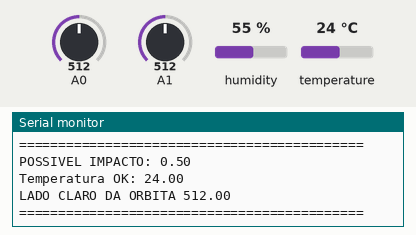
Bench run of a sketch on a simulated Arduino Uno, built with avr-gcc and run on an emulated ATmega328P. Shown: the last lines printed to the serial monitor. Inputs (shaded band) come from the test bench; at power-on: temperature 24 °C, A1 = 512, A0 = 512, humidity 55 %.

Above: at 2.8 s.
2.9 s: temperature set to 28 °C
At 5.4 s:
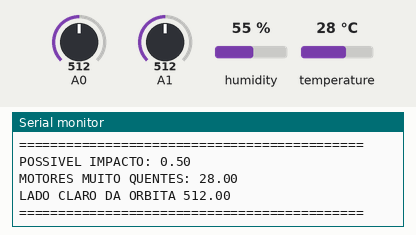
7.8 s: A1 set to 716
11.9 s: A0 set to 190
At 13.8 s:
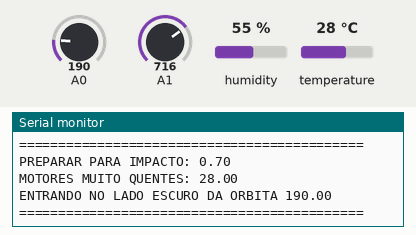
14.7 s: A0 set to 30
At 15.3 s:
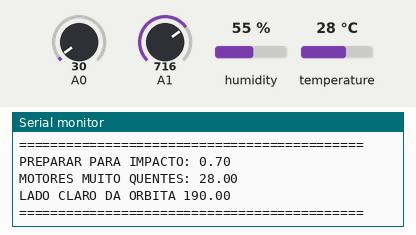
20.4 s: A1 set to 306
At 21.6 s:
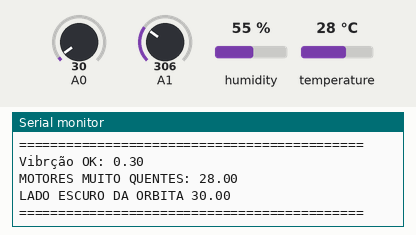
24.5 s: A0 set to 110
At 26.7 s:
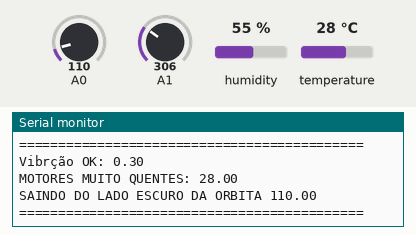
Timing chart, 0 to 28.2 s (numbered marks = the images above; inputs shaded):
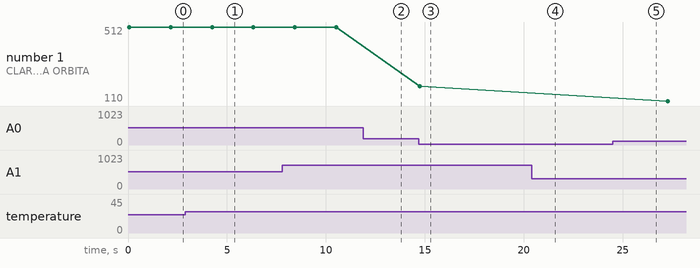

Measured:
- after the input at 2.9 s, the serial monitor: prints a new line after 1.3 s (image 1)
- after the input at 11.9 s, the serial monitor: prints a new line after 0.72 s (image 2)
- after the input at 20.4 s, the serial monitor: prints a new line after 0.56 s (image 4)
- after the input at 24.5 s, the serial monitor: prints a new line after 0.68 s (image 5)
- plotted number 1: 190 → 110 after the input at 24.5 s

The sketch:

nave_espacial_monitor.ino
```cpp
// C++ code
#include <DHT.h>
DHT dht(2, DHT11);
float luz_ant = 9999.00;
void setup()
{
   Serial.begin(9600);
   dht.begin();


}

void loop()
{
  float vibracao = analogRead(A1)/1023.00;

  float temperatura = dht.readTemperature();

  float luz = analogRead(A0);


  if (vibracao == 1.0) {
    Serial.println("IMPACTO DETETACTADO: " + String(vibracao));

  }else if (vibracao >= 0.6) {
    Serial.println("PREPARAR PARA IMPACTO: " + String(vibracao));
  }else if (vibracao >= 0.3) {
    Serial.println("POSSIVEL IMPACTO: " + String(vibracao));
  }else {
    Serial.println("Vibrção OK: " + String(vibracao));
  }


  if (temperatura >= 25) {
    Serial.println("MOTORES MUITO QUENTES: " + String(temperatura));
  }else if (temperatura >= 24.5) {
    Serial.println("MOTORES AQUECENDO: " + String(temperatura));

  }else{
    Serial.println("Temperatura OK: " + String(temperatura));

  }

  if (luz <= 100) {
      Serial.println("LADO ESCURO DA ORBITA "+ String(luz));
  } else if (luz < 200 && luz < luz_ant) {
      Serial.println("ENTRANDO NO LADO ESCURO DA ORBITA "+ String(luz) );
  } else if (luz < 200 && luz > luz_ant) {
      Serial.println("SAINDO DO LADO ESCURO DA ORBITA "+ String(luz));
  } else {
      Serial.println("LADO CLARO DA ORBITA "+ String(luz));
  }

  luz_ant = luz;


  // Serial.println("Vibracao: "+ );
  // Serial.println("Temperatura: "+ );
  // Serial.println("Iluminação: "+ );
  Serial.println("============================================");
  delay(2000);
}
```
